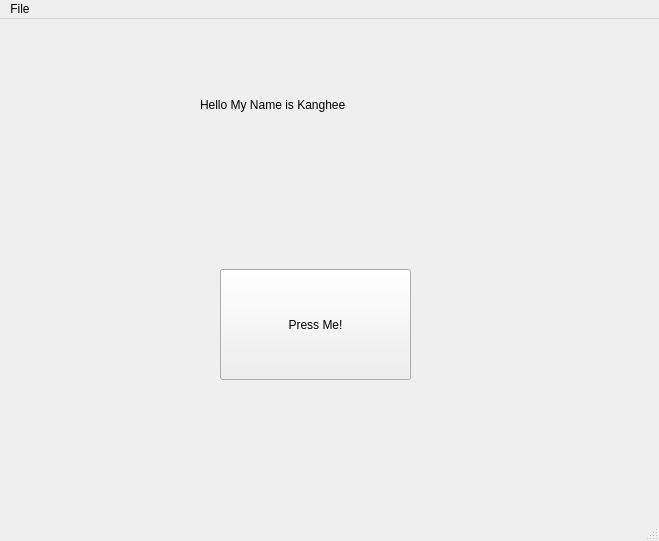
<?xml version="1.0" encoding="UTF-8"?>
<ui version="4.0">
 <class>MainWindow</class>
 <widget class="QMainWindow" name="MainWindow">
  <property name="geometry">
   <rect>
    <x>0</x>
    <y>0</y>
    <width>659</width>
    <height>541</height>
   </rect>
  </property>
  <property name="windowTitle">
   <string>MainWindow</string>
  </property>
  <widget class="QWidget" name="centralwidget">
   <widget class="QPushButton" name="button1">
    <property name="geometry">
     <rect>
      <x>220</x>
      <y>250</y>
      <width>191</width>
      <height>111</height>
     </rect>
    </property>
    <property name="text">
     <string>Press Me!</string>
    </property>
   </widget>
   <widget class="QLabel" name="label1">
    <property name="geometry">
     <rect>
      <x>200</x>
      <y>30</y>
      <width>191</width>
      <height>111</height>
     </rect>
    </property>
    <property name="text">
     <string>Hello My Name is Kanghee</string>
    </property>
   </widget>
  </widget>
  <widget class="QMenuBar" name="menubar">
   <property name="geometry">
    <rect>
     <x>0</x>
     <y>0</y>
     <width>659</width>
     <height>24</height>
    </rect>
   </property>
   <widget class="QMenu" name="menuFile">
    <property name="title">
     <string>File</string>
    </property>
   </widget>
   <addaction name="menuFile"/>
  </widget>
  <widget class="QStatusBar" name="statusbar"/>
 </widget>
 <resources/>
 <connections/>
</ui>
